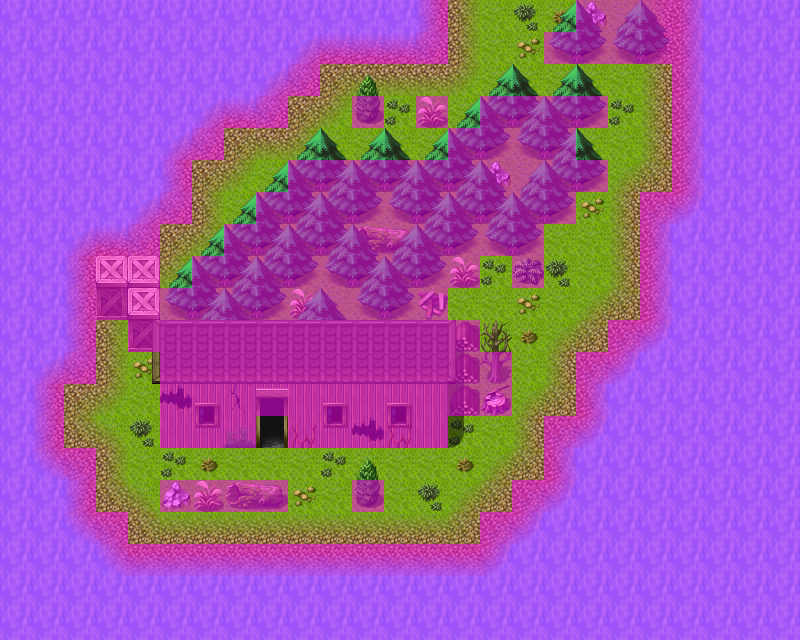

A 2D game scene composited from a Tiled map and its tileset images. What follows is a short description and the map's XML, with each tile layer's data collapsed to a summary:
An orthogonal 25x20 tile map with 32x32 px tiles, 4 tile layers (Ground, Objects, Above, Walkable), 15 tilesets and 6 objects (4x spawn, 2x mapchange).

<map version="1.0" orientation="orthogonal" width="25" height="20" tilewidth="32" tileheight="32">
    <properties>
        <property name="outdoors" value="1" />
    </properties>
    <tileset firstgid="1" name="map_0" tilewidth="32" tileheight="32">
        <image source="../drawable/map_0.png" width="256" height="256" />
    </tileset>
    <tileset firstgid="65" name="map_6" tilewidth="32" tileheight="32">
        <image source="../drawable/map_6.png" width="256" height="256" />
    </tileset>
    <tileset firstgid="129" name="map_7" tilewidth="32" tileheight="32">
        <image source="../drawable/map_7.png" width="256" height="256" />
    </tileset>
    <tileset firstgid="193" name="map_25" tilewidth="32" tileheight="32">
        <image source="../drawable/map_25.png" width="256" height="256" />
    </tileset>
    <tileset firstgid="257" name="map_1" tilewidth="32" tileheight="32">
        <image source="../drawable/map_1.png" width="256" height="256" />
    </tileset>
    <tileset firstgid="321" name="map_5" tilewidth="32" tileheight="32">
        <image source="../drawable/map_5.png" width="256" height="256" />
    </tileset>
    <tileset firstgid="385" name="map_28" tilewidth="32" tileheight="32">
        <image source="../drawable/map_28.png" width="256" height="256" />
    </tileset>
    <tileset firstgid="449" name="map_27" tilewidth="32" tileheight="32">
        <image source="../drawable/map_27.png" width="256" height="256" />
    </tileset>
    <tileset firstgid="513" name="map_38" tilewidth="32" tileheight="32">
        <image source="../drawable/map_38.png" width="256" height="256" />
    </tileset>
    <tileset firstgid="577" name="map_3" tilewidth="32" tileheight="32">
        <image source="../drawable/map_3.png" width="256" height="256" />
    </tileset>
    <tileset firstgid="641" name="map_4" tilewidth="32" tileheight="32">
        <image source="../drawable/map_4.png" width="256" height="256" />
    </tileset>
    <tileset firstgid="705" name="map_8" tilewidth="32" tileheight="32">
        <image source="../drawable/map_8.png" width="256" height="256" />
    </tileset>
    <tileset firstgid="769" name="map_18" tilewidth="32" tileheight="32">
        <image source="../drawable/map_18.png" width="256" height="256" />
    </tileset>
    <tileset firstgid="833" name="map_19" tilewidth="32" tileheight="32">
        <image source="../drawable/map_19.png" width="256" height="256" />
    </tileset>
    <tileset firstgid="897" name="map_2" tilewidth="32" tileheight="32">
        <image source="../drawable/map_2.png" width="256" height="256" />
    </tileset>
    <layer name="Ground" width="25" height="20">
        <data>[500 cells, 500 non-empty, 7 distinct tile ids]</data>
    </layer>
    <layer name="Objects" width="25" height="20">
        <data>[500 cells, 231 non-empty, 39 distinct tile ids]</data>
    </layer>
    <layer name="Above" width="25" height="20">
        <data>[500 cells, 35 non-empty, 12 distinct tile ids]</data>
    </layer>
    <layer name="Walkable" width="25" height="20">
        <data>[500 cells, 387 non-empty, 1 distinct tile ids]</data>
    </layer>
    <objectgroup name="Mapevents">
        <object name="north" type="mapchange" x="448" y="0" width="128" height="32">
            <properties>
                <property name="map" value="mountainlake10" />
                <property name="place" value="south" />
            </properties>
        </object>
        <object name="lonelyhouse" type="mapchange" x="256" y="416" width="32" height="32">
            <properties>
                <property name="map" value="lonelyhouse0" />
                <property name="place" value="south" />
            </properties>
        </object>
    </objectgroup>
    <objectgroup name="Spawn">
        <object name="mwolf_2" type="spawn" x="544" y="64" width="32" height="32">
            <properties>
                <property name="spawngroup" value="mwolf_2" />
            </properties>
        </object>
        <object name="mwolf_1" type="spawn" x="160" y="64" width="384" height="224">
            <properties>
                <property name="quantity" value="2" />
                <property name="spawngroup" value="mwolf_1" />
            </properties>
        </object>
        <object name="mwolf_1_1" type="spawn" x="448" y="96" width="224" height="448">
            <properties>
                <property name="quantity" value="3" />
                <property name="spawngroup" value="mwolf_1" />
            </properties>
        </object>
        <object name="halvor" type="spawn" x="128" y="352" width="32" height="32">
            <properties>
                <property name="active" value="false" />
                <property name="spawngroup" value="halvor" />
            </properties>
        </object>
    </objectgroup>
    <objectgroup name="Keys" />
</map>
